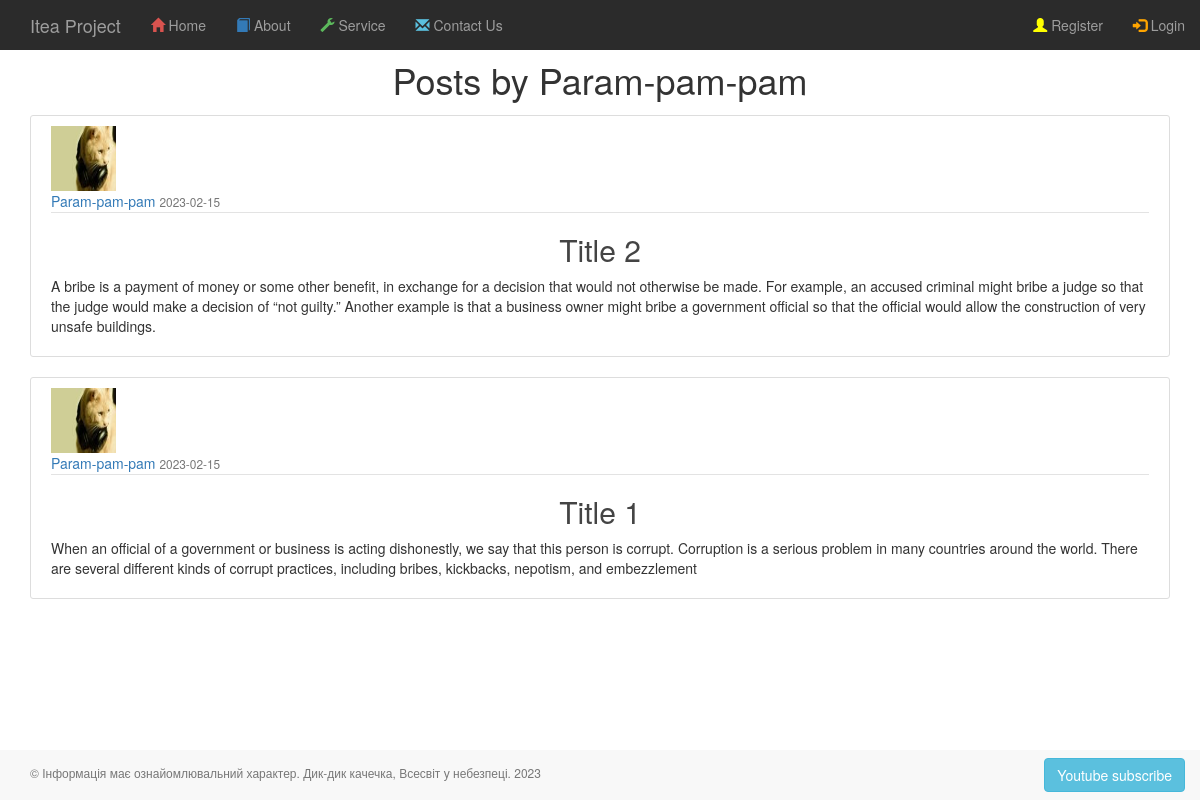
Page /posts/user/Param-pam-pam on the earlier database version.
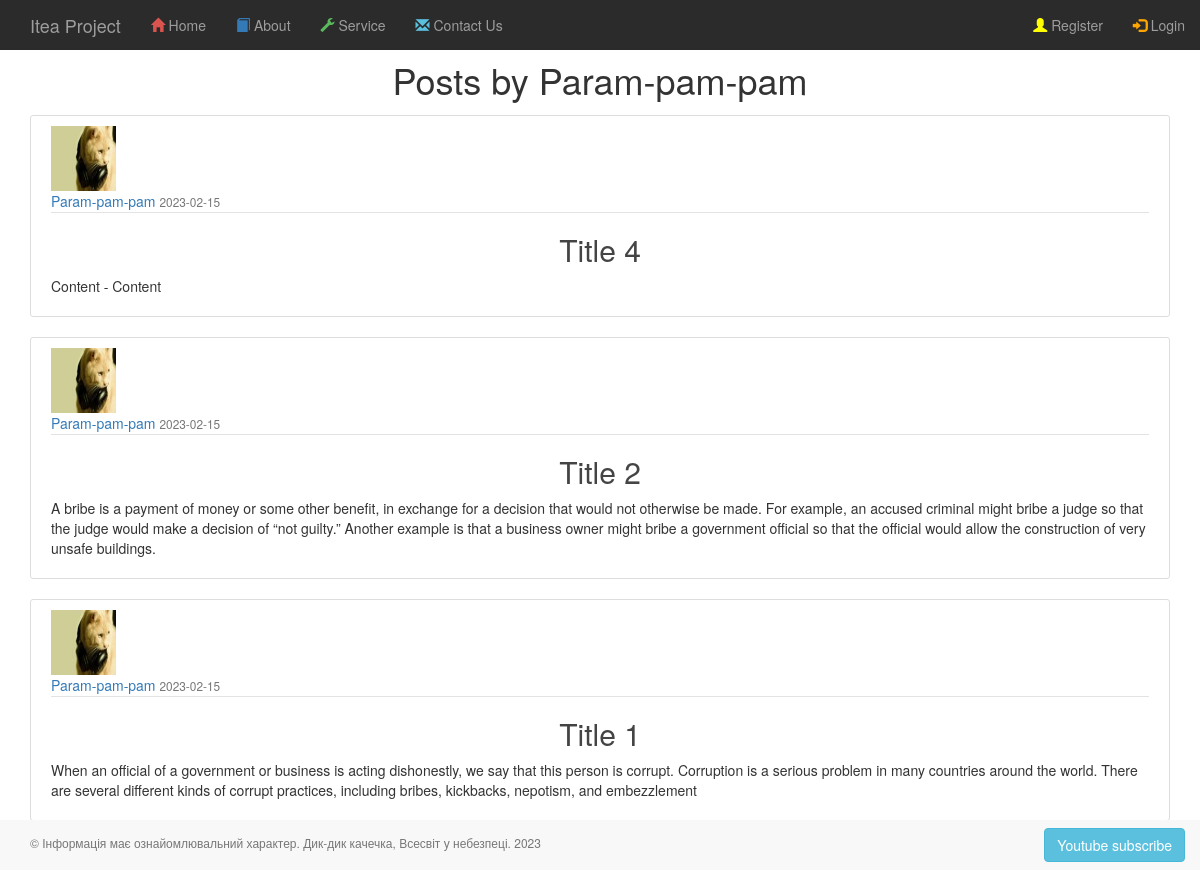
Same page on the later database version.
### app/auth/models.py (models this page shows, shortened)
class Post(BaseModel):
    title = CharField(max_length=100)
    content = TextField(default="")
    date_posted = DateTimeField(default=datetime.datetime.utcnow)
    author = ForeignKeyField(User)

class Profile(BaseModel):
    avatar = CharField()
    info = TextField()
    city = CharField()
    age = IntegerField()

class User(BaseModel, UserMixin):
    username = CharField(max_length=100)
    email = CharField(max_length=200, unique=True, index=True)
    __password_hash = CharField(max_length=128)
    last_visit = DateTimeField(default=datetime.datetime.now)
    role = ForeignKeyField(Role, backref='users')
    profile = ForeignKeyField(Profile)
    @property
    def password(self):
        raise AttributeError('password is not a valid attribute')

### app/posts/routes.py (the view)
@posts.route("/user/<string:username>")
def user_posts(username):
    user = User.select().where(User.username == username).first()
    if not user:
        abort(404)
    query = (Post
             .select()
             .where(Post.author == user)
             .order_by(Post.date_posted.desc()))
    return render_template('posts/user_posts.html',
                           title="title author",
                           user=user,
                           posts=query)

### app/templates/posts/user_posts.html
{% extends '_base.html' %}
{% block page_content %}
            <h1 class="mb-3">Posts by {{ user.username }}</h1>
    {% for post in posts %}
        <article class="media content-section">
            <img class="rounded-circle article-img"
                 src="{{ url_for('static', filename='profile_pics/' + post.author.profile.avatar) }}">
            <div class="media-body">
                <div class="article-metadata">
                        <a class="mr-2" href="#">
                        {{ post.author.username }}
                    </a>
                    <small class="text-muted">
                        {{ post.date_posted.strftime('%Y-%m-%d') }}
                    </small>
                </div>
                <h2>
                    <a class="article-title" href="{{ url_for('posts.post_func', post_id=post.id) }}">
                        {{ post.title }}
                    </a>
                </h2>
                <p class="article-content">{{ post.content }}</p>
            </div>
        </article>
    {% endfor %}
{% endblock page_content %}

Differences in the rows shown:
added Post: avatar (picture), author.username "Param-pam-pam", date_posted "2023-02-15", title "Title 4", content "Content - Content"
